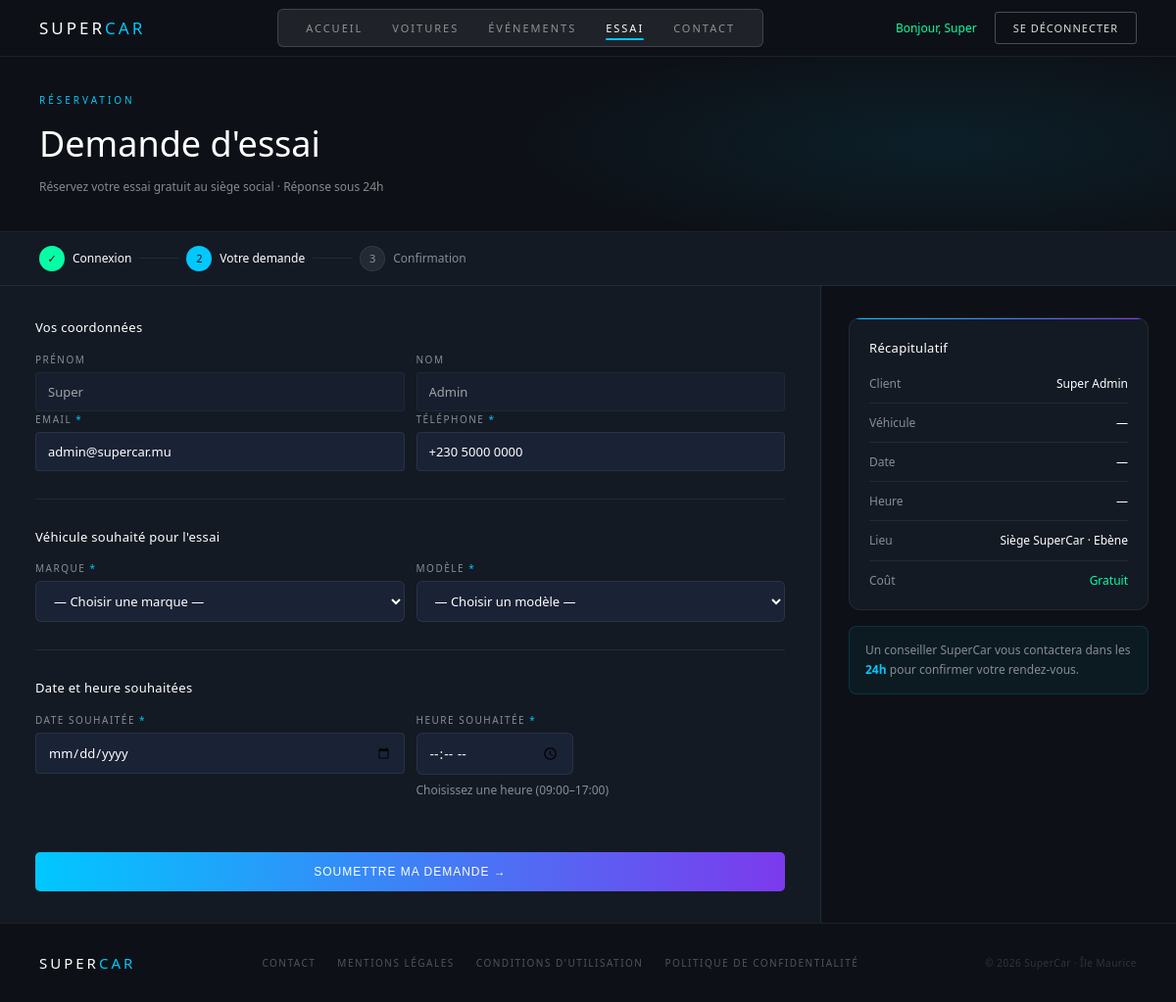
Screenshot of /code/client/pages/essai.php (signed in) with the database file from the repository.
### tables this page shows
CREATE TABLE IF NOT EXISTS `utilisateurs` (
  `id` int(11) NOT NULL AUTO_INCREMENT,
  `prenom` varchar(100) NOT NULL,
  `nom` varchar(100) NOT NULL,
  `email` varchar(150) NOT NULL,
  `mot_de_passe` varchar(255) NOT NULL,
  `telephone` varchar(20) DEFAULT NULL,
  `role` enum('client','admin') DEFAULT 'client',
  `created_at` datetime DEFAULT CURRENT_TIMESTAMP,
  `updated_at` datetime DEFAULT CURRENT_TIMESTAMP ON UPDATE CURRENT_TIMESTAMP,
  PRIMARY KEY (`id`),
  UNIQUE KEY `email` (`email`)
);

### code/client/pages/essai.php (the view, shortened to what this page needs)
<?php
$pdo = getPDO();
$stmt_user = $pdo->prepare(
    "SELECT prenom, nom, email, telephone FROM utilisateurs WHERE id = :id LIMIT 1"
);
$stmt_user->execute([':id' => idConnecte()]);
$user = $stmt_user->fetch();
require_once __DIR__ . '/../../includes/header.php';
?>
<div class="page-banner">
    <p class="banner-eyebrow">Réservation</p>
    <h1 class="banner-title">Demande d'essai</h1>
    <p class="banner-sub">Réservez votre essai gratuit au siège social · Réponse sous 24h</p>
</div>
<div class="essai-steps">
    <div class="step-item step-done">
        <div class="step-num">✓</div>
        <span>Connexion</span>
    </div>
    <div class="step-sep"></div>
    <div class="step-item step-on">
        <div class="step-num">2</div>
        <span>Votre demande</span>
    </div>
    <div class="step-sep"></div>
    <div class="step-item step-off">
        <div class="step-num">3</div>
        <span>Confirmation</span>
    </div>
</div>
<div class="essai-body">
    <div class="essai-form-col">
        <form method="POST" action="" id="form-essai">
            <div class="essai-section">
                <h2 class="essai-section-title">Vos coordonnées</h2>
                <div class="form-row-2">
                    <div class="form-group">
                        <label>Prénom</label>
                        <input type="text"
                               value="<?= htmlspecialchars($user['prenom']) ?>"
                               readonly class="input-readonly">
                    </div>
                    <div class="form-group">
                        <label>Nom</label>
                        <input type="text"
                               value="<?= htmlspecialchars($user['nom']) ?>"
                               readonly class="input-readonly">
                    </div>
                </div>
                <div class="form-row-2">
                    <div class="form-group">
                        <label>Email <span class="req">*</span></label>
                        <input type="email" name="email"
                               value="<?= htmlspecialchars($user['email']) ?>"
                               placeholder="jean@email.mu" required>
                    </div>
                    <div class="form-group">
                        <label>Téléphone <span class="req">*</span></label>
                        <input type="tel" name="telephone"
                               value="<?= htmlspecialchars($user['telephone'] ?? '') ?>"
                               placeholder="+230 5XXX XXXX" required>
                    </div>
                </div>
            </div>
            <div class="essai-section">
                <h2 class="essai-section-title">Véhicule souhaité pour l'essai</h2>
                <div class="form-row-2">
                    <div class="form-group">
                        <label>Marque <span class="req">*</span></label>
                        <select id="select-marque" class="filter-select"
                                onchange="filtrerModeles()">
                            <option value="">— Choisir une marque —</option>
                        </select>
                    </div>
                    <div class="form-group">
                        <label>Modèle <span class="req">*</span></label>
                        <select name="voiture_id" id="select-modele" class="filter-select"
                                onchange="mettreAJourRecap()" required>
                            <option value="">— Choisir un modèle —</option>
                        </select>
                    </div>
                </div>
            </div>
            <div class="essai-section">
                <h2 class="essai-section-title">Date et heure souhaitées</h2>
                <div class="form-row-2">
                    <div class="form-group">
                        <label>Date souhaitée <span class="req">*</span></label>
                        <input type="date" name="date_souhaitee"
                               min="<?= date('Y-m-d', strtotime('+1 day')) ?>"
                               onchange="mettreAJourRecap()"
                               required>
                    </div>
                    <div class="form-group">
                        <label>Heure souhaitée <span class="req">*</span></label>
                        <div class="horaire-input">
                            <input type="time" name="horaire" min="09:00" max="17:00"
                                   onchange="mettreAJourRecap()" required>
                            <small class="muted">Choisissez une heure (09:00–17:00)</small>
                        </div>
                    </div>
                </div>
            </div>
            <button type="submit" class="btn-auth-submit">
                Soumettre ma demande →
            </button>
        </form>
    </div>
    <div class="essai-recap-col">
        <div class="recap-card">
            <h3 class="recap-title">Récapitulatif</h3>
            <div class="recap-row">
                <span class="recap-key">Client</span>
                <span class="recap-val">
                    <?= htmlspecialchars($user['prenom'] . ' ' . $user['nom']) ?>
                </span>
            </div>
            <div class="recap-row">
                <span class="recap-key">Véhicule</span>
                <span class="recap-val" id="recap-voiture">—</span>
            </div>
            <div class="recap-row">
                <span class="recap-key">Date</span>
                <span class="recap-val" id="recap-date">—</span>
            </div>
            <div class="recap-row">
                <span class="recap-key">Heure</span>
                <span class="recap-val" id="recap-horaire">—</span>
            </div>
            <div class="recap-row">
                <span class="recap-key">Lieu</span>
                <span class="recap-val">Siège SuperCar · Ebène</span>
            </div>
            <div class="recap-row">
                <span class="recap-key">Coût</span>
                <span class="recap-val" style="color:var(--c3)">Gratuit</span>
            </div>
        </div>
        <div class="essai-info-box">
            <p>
                Un conseiller SuperCar vous contactera dans les
                <strong style="color:var(--c1)">24h</strong>
                pour confirmer votre rendez-vous.
            </p>
        </div>
    </div>
</div>
<?php require_once __DIR__ . '/../../includes/footer.php'; ?>

### rows the page displays
utilisateurs: prenom "Super", nom "Admin", email "admin@supercar.mu", telephone "+230 5000 0000", prenom+nom "Super Admin"

### other values shown
prenomConnecte() "Super"
